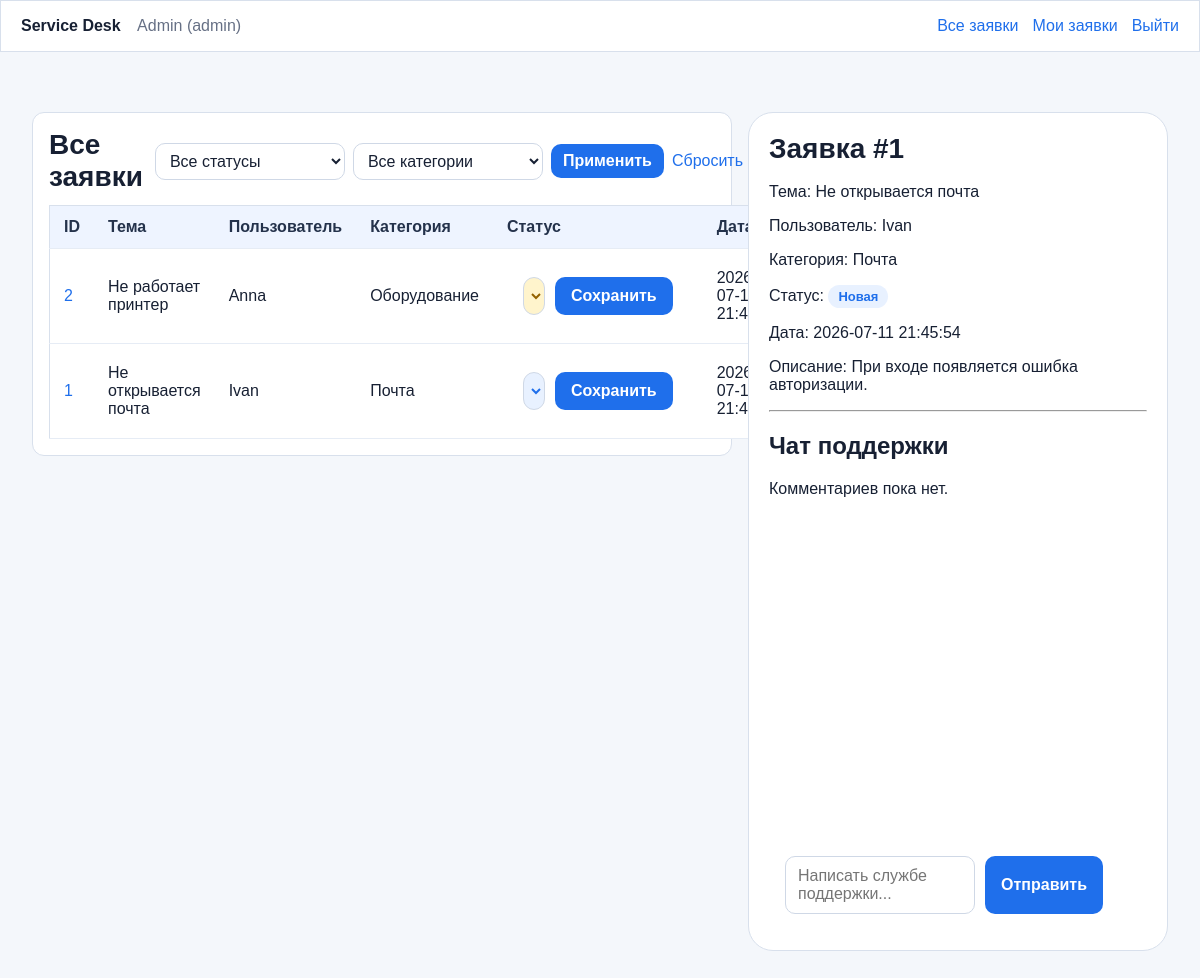
Page /index.php?ticket_id=1&page=1 (signed in) on the committed database.
### tables this page shows
CREATE TABLE IF NOT EXISTS tickets (
    id INT AUTO_INCREMENT PRIMARY KEY,
    user_id INT NOT NULL,
    category_id INT NOT NULL,
    subject VARCHAR(255) NOT NULL,
    description TEXT NOT NULL,
    status ENUM('new', 'in_progress', 'done', 'rejected') DEFAULT 'new',
    created_at TIMESTAMP DEFAULT CURRENT_TIMESTAMP,
    FOREIGN KEY (user_id) REFERENCES users(id),
    FOREIGN KEY (category_id) REFERENCES categories(id)
);

CREATE TABLE IF NOT EXISTS users (
    id INT AUTO_INCREMENT PRIMARY KEY,
    name VARCHAR(100) NOT NULL,
    email VARCHAR(150) NOT NULL UNIQUE,
    password VARCHAR(255) NOT NULL,
    role ENUM('user', 'admin') NOT NULL DEFAULT 'user',
    created_at TIMESTAMP DEFAULT CURRENT_TIMESTAMP
);

CREATE TABLE IF NOT EXISTS categories (
    id INT AUTO_INCREMENT PRIMARY KEY,
    name VARCHAR(100) NOT NULL UNIQUE
);

### config/statuses.php (called while the page is built)
<?php
return [
    'new' => 'Новая',
    'in_progress' => 'В работе',
    'done' => 'Выполнена',
    'rejected' => 'Отклонена',
];

### public/index.php (the view, shortened to what this page needs)
<?php
require_once __DIR__ . '/../config/database.php';
$statusLabels = require __DIR__ . '/../config/statuses.php';
$allowedStatuses = array_keys($statusLabels);
$filterCategoryId = $_GET['category_id'] ?? '';
$filterStatus = $_GET['status'] ?? '';
$filterErrors = [];
$perPage = 6;
$rawPage = $_GET['page'] ?? '1';
if (
    !is_string($rawPage)
    || !ctype_digit($rawPage)
    || (int) $rawPage < 1
) {
    $filterErrors[] = 'Некорректный номер страницы.';
    $page = 1;
} else {
    $page = (int) $rawPage;
}
$whereSql = " WHERE 1 = 1";
$offset = ($page - 1) * $perPage;
$sql = "
    SELECT
        tickets.id,
        tickets.subject,
        tickets.description,
        tickets.status,
        tickets.created_at,
        users.name AS user_name,
        categories.name AS category_name
    FROM tickets
    INNER JOIN users ON tickets.user_id = users.id
    INNER JOIN categories ON tickets.category_id = categories.id
" . $whereSql . "
    ORDER BY tickets.created_at DESC, tickets.id DESC
    LIMIT :limit OFFSET :offset
";
$statement = $pdo->prepare($sql);
$statement->bindValue(':limit', $perPage, PDO::PARAM_INT);
$statement->bindValue(':offset', $offset, PDO::PARAM_INT);
$statement->execute();
$tickets = $statement->fetchAll();
$selectedTicket = null;
$selectedTicketError = '';
$selectedTicketId = 0;
$comments = [];
$message = '';
$formType = $_POST['form_type'] ?? '';
if ($formType === 'add_comment') {
    $rawTicketId = $_POST['ticket_id'] ?? '';
} else {
    $rawTicketId = $_GET['ticket_id'] ?? null;
}
if ($rawTicketId === null) {
    if ($tickets !== []) {
        $selectedTicketId = (int) $tickets[0]['id'];
    }
} elseif (is_string($rawTicketId) && ctype_digit($rawTicketId) && (int) $rawTicketId > 0) {
    $selectedTicketId = (int) $rawTicketId;
} else {
    $selectedTicketError = 'Некорректный номер заявки.';
}
if ($selectedTicketId > 0 && $selectedTicketError === '') {
    $selectedTicketSql = "
        SELECT
            tickets.id,
            tickets.subject,
            tickets.description,
            tickets.status,
            tickets.created_at,
            users.name AS user_name,
            categories.name AS category_name
        FROM tickets
        INNER JOIN users ON tickets.user_id = users.id
        INNER JOIN categories ON tickets.category_id = categories.id
        WHERE tickets.id = :ticket_id
    ";
    $selectedTicketStatement = $pdo->prepare($selectedTicketSql);
    $selectedTicketStatement->execute([
        'ticket_id' => $selectedTicketId,
    ]);
    $selectedTicket = $selectedTicketStatement->fetch();
}
if ($selectedTicket !== null) {
    $sqlComment = "
        SELECT
            ticket_comments.comment,
            ticket_comments.created_at,
            users.name AS user_name,
            users.role AS user_role
        FROM ticket_comments
        INNER JOIN users ON ticket_comments.user_id = users.id
        WHERE ticket_comments.ticket_id = :ticket_id
        ORDER BY ticket_comments.created_at ASC
    ";
    $statement = $pdo->prepare($sqlComment);
    $statement->execute([
        'ticket_id' => $selectedTicket['id'],
    ]);
    $comments = $statement->fetchAll();
}
function e(string $value): string
{
    return htmlspecialchars($value, ENT_QUOTES, 'UTF-8');
}
$isAdmin = isset($_SESSION['user_role']) && $_SESSION['user_role'] === 'admin';
?>
<!DOCTYPE html>
<html lang="ru">
<head>
    <link rel="stylesheet" href="css/style.css">
</head>
<body>
    <header class="topbar">
        <div>
            <strong>Service Desk</strong>
            <?php if (isset($_SESSION['user_id'])): ?>
                <span class="user-info">
                    <?= e($_SESSION['user_name']) ?> (<?= e($_SESSION['user_role']) ?>)
                </span>
            <?php endif; ?>
        </div>
        <nav class="nav-links">
            <a href="index.php">Все заявки</a>
            <a href="my-tickets.php">Мои заявки</a>
            <?php if (isset($_SESSION['user_id'])): ?>
                <a href="logout.php">Выйти</a>
            <?php else: ?>
                <a href="login.php">Войти</a>
            <?php endif; ?>
        </nav>
    </header>
    <main class="dashboard-content">
        <div class="admin-grid">
            <div class="cabinet-down">
                <div class="tickets-toolbar">
                    <h1>Все заявки</h1>
                    <form class="ticket-filters" method="get" action="index.php">
                        <select id="filter_status" name="status">
                            <option value="" <?= $filterStatus === '' ? 'selected' : '' ?>>
                                Все статусы
                            </option>
                        </select>
                        <select id="filter_category_id" name="category_id">
                            <option value="" <?= $filterCategoryId === '' ? 'selected' : '' ?>>
                                Все категории
                            </option>
                        </select>
                        <button type="submit">Применить</button>
                        <a class="filter-reset" href="index.php">Сбросить</a>
                    </form>
                </div>
                <table>
                    <thead>
                        <tr>
                            <th>ID</th>
                            <th>Тема</th>
                            <th>Пользователь</th>
                            <th>Категория</th>
                            <th>Статус</th>
                            <th>Дата</th>
                        </tr>
                    </thead>
                    <tbody>
                        <?php if ($tickets === []): ?>
                            <tr>
                                <td colspan="6">Заявок по выбранным фильтрам нет.</td>
                            </tr>
                        <?php else: ?>
                            <?php foreach ($tickets as $ticket): ?>
                                <?php
                                $ticketQuery = [
                                    'ticket_id' => $ticket['id'],
                                    'page' => $page,
                                ];
                                ?>
                                <tr>
                                    <td>
                                        <a href="<?= e('index.php?' . http_build_query($ticketQuery)) ?>">
                                            <?= e((string) $ticket['id']) ?>
                                        </a>
                                    </td>
                                    <td><?= e($ticket['subject']) ?></td>
                                    <td><?= e($ticket['user_name']) ?></td>
                                    <td><?= e($ticket['category_name']) ?></td>
                                    <td><?php if ($isAdmin): ?>
                                            <form class="changeStatus" method="post"
                                                action="<?= e('index.php?' . http_build_query($ticketQuery)) ?>">
                                                <select name="status"
                                                    class="status status-<?= e(str_replace('_', '-', $ticket['status'])) ?>">
                                                    <?php foreach ($allowedStatuses as $status): ?>
                                                        <option value="<?= e($status) ?>" <?= $ticket['status'] === $status ? 'selected' : '' ?>>
                                                            <?= e($statusLabels[$status]) ?>
                                                        </option>
                                                    <?php endforeach; ?>
                                                </select>
                                                <button type="submit">Сохранить</button>
                                            </form>
                                        <?php endif; ?>
                                    </td>
                                    <td><?= e($ticket['created_at']) ?></td>
                                </tr>
                            <?php endforeach; ?>
                        <?php endif; ?>
                    </tbody>
                </table>
            </div>
            <aside class="ticket-preview">
                <?php if ($selectedTicketError !== ''): ?>
                    <p><?= e($selectedTicketError) ?></p>
                <?php elseif ($selectedTicket !== null): ?>
                    <h1>Заявка #<?= e((string) $selectedTicket['id']) ?></h1>
                    <p>Тема: <?= e($selectedTicket['subject']) ?></p>
                    <p>Пользователь: <?= e($selectedTicket['user_name']) ?></p>
                    <p>Категория: <?= e($selectedTicket['category_name']) ?></p>
                    <p>
                        Статус:
                        <span class="status status-<?= e(str_replace('_', '-', $selectedTicket['status'])) ?>">
                            <?= e($statusLabels[$selectedTicket['status']] ?? $selectedTicket['status']) ?>
                        </span>
                    </p>
                    <p>Дата: <?= e($selectedTicket['created_at']) ?></p>
                    <p>Описание: <?= e($selectedTicket['description']) ?></p>
                    <hr>
                    <h2>Чат поддержки</h2>
                        <div class="comments-list">
                            <?php if ($comments === []): ?>
                                <p>Комментариев пока нет.</p>
                            <?php endif; ?>
                        </div>
                    <?php
                    $commentQuery = [
                        'ticket_id' => $selectedTicket['id'],
                        'page' => $page,
                    ];
                    ?>
                    <form class="sentComment" method="post"
                        action="<?= e('index.php?' . http_build_query($commentQuery)) ?>">
                        <textarea id="message" name="message"
                            placeholder="Написать службе поддержки..."><?= e($message) ?></textarea>
                        <button type="submit">Отправить</button>
                    </form>
                <?php else: ?>
                    <p>Заявок пока нет.</p>
                <?php endif; ?>
            </aside>
        </div>
    </main>
</body>
</html>

### public/css/style.css (style rules this page uses)
* { box-sizing: border-box; }
body { margin: 0; font-family: Arial, sans-serif; background: #f4f7fb; color: #172033; }
a { color: #1f6feb; text-decoration: none; }
p { margin: 0 0 16px; }
h1 { margin: 0 0 18px; font-size: 28px; }
table { width: 100%; border-collapse: collapse; background: #ffffff; border: 1px solid #d8e0ec; }
th, td { padding: 12px 14px; border-bottom: 1px solid #e6ecf5; text-align: left; }
th { background: #eef4ff; color: #24324b; font-weight: 700; }
.topbar { display: flex; justify-content: space-between; align-items: center; gap: 16px; margin-bottom: 28px; padding: 16px 20px; background: #ffffff; border: 1px solid #d8e0ec; }
.user-info { margin-left: 12px; color: #667085; }
.nav-links { display: flex; gap: 14px; align-items: center; }
form { max-width: 720px; padding: 20px; background: #ffffff; border: 1px solid #d8e0ec; border-radius: 25px; }
input, select, textarea { width: 100%; padding: 10px 12px; border: 1px solid #cfd8e6; font: inherit; color: #172033; background: #ffffff; border-radius: 10px; }
textarea { min-height: 120px; resize: vertical; }
button { padding: 10px 16px; border: 0; background: #1f6feb; color: #ffffff; font: inherit; font-weight: 700; cursor: pointer; border-radius: 10px; }
.dashboard-content { flex: 1; padding: 32px; }
.admin-grid { display: grid; grid-template-columns: minmax(0, 1fr) 420px; gap: 16px; align-items: start; }
.ticket-preview { background: #ffffff; border: 1px solid #d8e0ec; border-radius: 25px; padding: 20px; }
.cabinet-down { background: #ffffff; border: 1px solid #d8e0ec; border-radius: 12px; padding: 16px; }
.dashboard-content form { max-width: none; border-radius: 12px; padding: 16px; }
.dashboard-content textarea { min-height: 70px; }
.sentComment { background: #ffffff; border: 0; border-radius: 0px; padding: 0px; display: flex; gap: 10px; max-width: 400px; width: 350px; }
.sentComment textarea { min-height: 42px; resize: none; }
.changeStatus { all: unset; display: flex; justify-content: space-between; gap: 10px; }
.comments-list { height: 360px; overflow-y: auto; display: flex; flex-direction: column; gap: 10px; padding-right: 6px; }
.status { display: inline-block; padding: 4px 10px; border-radius: 12px; font-size: 13px; font-weight: 700; }
.status.status-new { background: #e8f1ff; color: #1f6feb; }
.status.status-in-progress { background: #fff4cc; color: #946200; }
.tickets-toolbar { display: flex; align-items: center; gap: 12px; margin-bottom: 12px; }
.tickets-toolbar h1 { margin: 0 auto 0 0; }
.dashboard-content .ticket-filters { display: flex; align-items: center; gap: 8px; max-width: none; padding: 0; border: 0; border-radius: 0; background: transparent; }
.ticket-filters select { width: 190px; padding: 8px 10px; }
.ticket-filters button { padding: 8px 12px; white-space: nowrap; }
.filter-reset { white-space: nowrap; }

### rows in the picture
tickets: id "2", subject "Не работает принтер", user.name "Anna", category.name "Оборудование", status "В работе", created_at "2026-07-11…"
tickets: id "1", subject "Не открывается почта", user.name "Ivan", category.name "Почта", status "Новая", created_at "2026-07-11…", created_at "2026-07-11 21:45:54", description "При входе появляется ошибка авторизации."
users: name "Ivan"
categories: name "Почта"

### other values in the picture
$_SESSION['user_name'] "Admin"
$_SESSION['user_role'] "admin"
